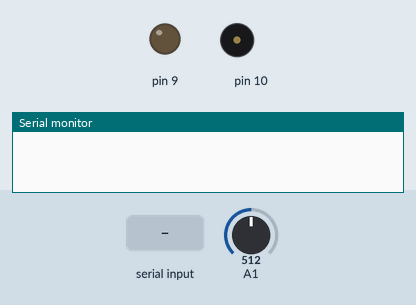
The sketch below on a simulated Arduino Uno, built with avr-gcc and run on an emulated ATmega328P. Parts: output pins drawn as LEDs (lit = HIGH), buzzer (waves = sounding), the last lines printed to the serial monitor. Inputs (shaded band) come from the test bench; at power-on: A1 = 512.

Above: at 1.2 s.
1.3 s: "123" received over Serial
At 2.35 s:
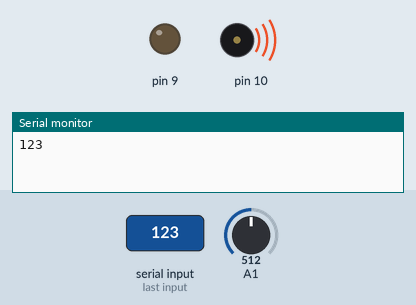
4.3 s: A1 set to 484
At 4.9 s:
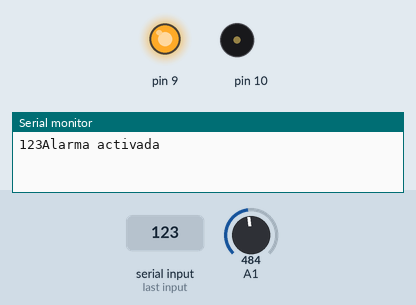
5.9 s: A1 set to 510
At 7.3 s:
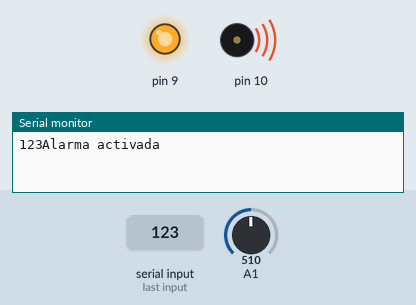
Timing chart, 0 to 8.9 s (numbered marks = the images above; inputs shaded):
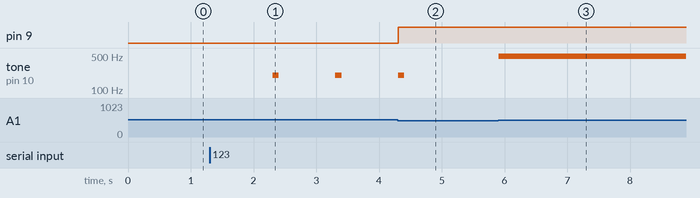

The sketch:

Laser1.ino
```cpp
boolean activado, deteccion;
void setup() {
  Serial.begin(9600);
  pinMode(9,OUTPUT);
  digitalWrite(9,LOW);
  activado= false;
  deteccion = false;


}

void loop() {
  if (Serial.available()){
    String lectura = Serial.readString();
    Serial.print(lectura);
    if (lectura == "123"){
      activado = (!activado);
      if(activado){
        tone(10,200,100);
        delay(1000);
        tone(10,200,100);
        delay(1000);
        tone(10,200,100);
        digitalWrite(9,HIGH);
        Serial.println("Alarma activada");
        delay(1000);
      }
      else{
        digitalWrite(9,LOW);
        deteccion= false;
        noTone(10);
        Serial.println("Alarma desactivada...");
      }
      lectura= "";
    }
  }
  if(activado){
    int luz= analogRead(A1);
    if(luz > 500 or deteccion==true){
      deteccion= true;
      sonido();
    }
  }

}

void sonido(){
  for (int i=200;i<500; i++){
    tone(10,i,10000);
  }
}
```

Measured:
- the behaviour switches between 501 and 500 on A1 (found by bisection; images 1 and 2)
- after the input at 1.3 s, tone on pin 10: alternates 200 Hz for 0.10 s and silent for 0.90 s, starting after 1.0 s
- after the input at 5.9 s, tone on pin 10: silent → 499 Hz at once
